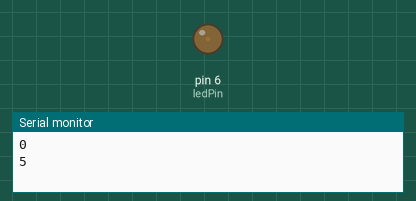
The sketch below on a simulated Arduino Uno, built with avr-gcc and run on an emulated ATmega328P. On the bench: output pins drawn as LEDs (lit = HIGH), the last lines printed to the serial monitor.

Above: at 0.05 s.
At 1.8 s:
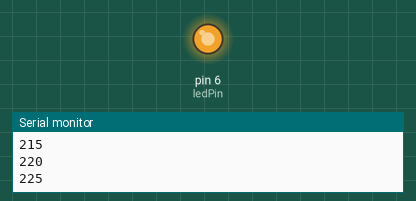
At 2.7 s:
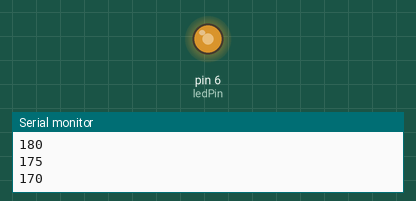
At 3.6 s:
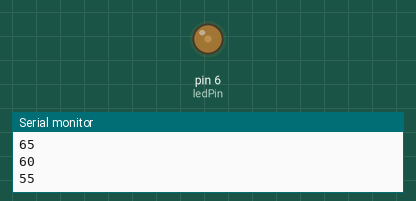
Timing chart, 0 to 9.2 s (numbered marks = the images above):
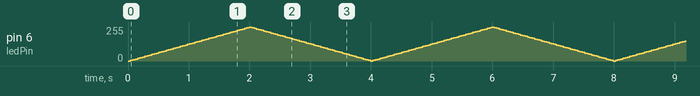

The sketch:

PWM_do_sang_LED.ino
```cpp
/*
   Fading Light
   This example shows how to fade an LED on pin 10 using the analogWrite() function.
*/
int ledPin = 6;       // the pin that the LED is attached to

void setup() {
      // declare pin 9 to be an output:
      pinMode(ledPin,OUTPUT);
      // initialize serial communication at 9600 bits per second:
      Serial.begin(9600);
}

void loop(){
      fadeOn(2000,5);
      fadeOff(2000,5);
}

void fadeOn(unsigned int time,int increament){
       //change the brightness by FOR statement
    for (byte value = 0 ; value < 255; value+=increament){
                // print out the value:
            Serial.println(value);
                // set the brightness of pin 10:
        analogWrite(ledPin, value);
        delay(time/(255/5));
        }
}

void fadeOff(unsigned int time,int decreament){
       //change the brightness by FOR statement
    for (byte value = 255; value >0; value-=decreament){
            Serial.println(value);
        analogWrite(ledPin, value);
        delay(time/(255/5));
    }
}
```
